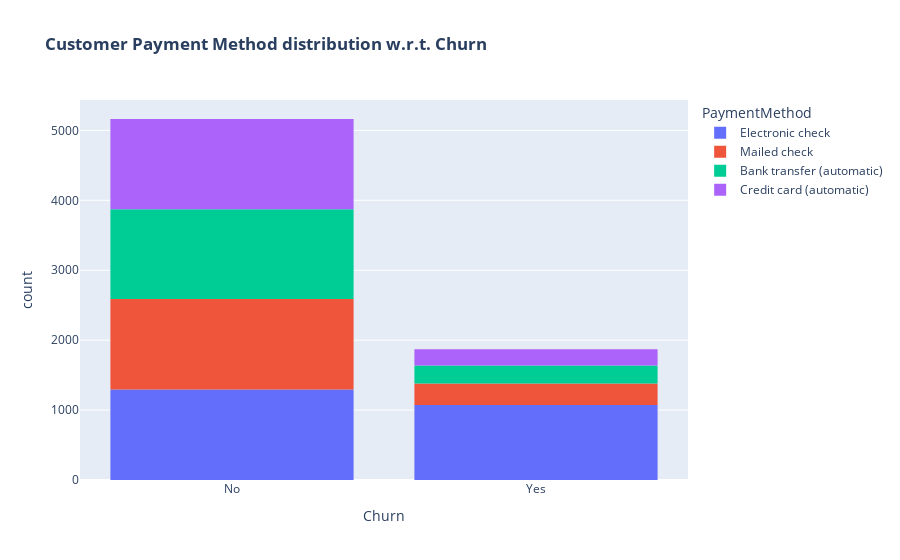

The notebook cell saved with this chart:
### Markdown cell above
About 75% of customer with Month-to-Month Contract opted to move out as compared to 13% of customers with One Year Contract and 3% with Two Year Contract

### Code cell
fig = px.histogram(churn, x="Churn", color="PaymentMethod", title="<b>Customer Payment Method distribution w.r.t. Churn</b>")
#fig.update_layout(width=700, height=500, bargap=0.1)
fig.show()

### Figure 1 — Plotly figure (JSON) as saved in the notebook; plotly's stock layout.template omitted (floating-point values rounded to 4 significant figures; data arrays with more than 128 entries replaced by an {"elided": "..."} marker saying what was removed)
{"data": [{"alignmentgroup": "True", "bingroup": "x", "hovertemplate": "PaymentMethod=Electronic check<br>Churn=%{x}<br>count=%{y}<extra></extra>", "legendgroup": "Electronic check", "marker": {"color": "#636efa", "pattern": {"shape": ""}}, "name": "Electronic check", "offsetgroup": "Electronic check", "orientation": "v", "showlegend": true, "type": "histogram", "x": {"elided": "2365 str values"}, "xaxis": "x", "yaxis": "y"}, {"alignmentgroup": "True", "bingroup": "x", "hovertemplate": "PaymentMethod=Mailed check<br>Churn=%{x}<br>count=%{y}<extra></extra>", "legendgroup": "Mailed check", "marker": {"color": "#EF553B", "pattern": {"shape": ""}}, "name": "Mailed check", "offsetgroup": "Mailed check", "orientation": "v", "showlegend": true, "type": "histogram", "x": {"elided": "1604 str values"}, "xaxis": "x", "yaxis": "y"}, {"alignmentgroup": "True", "bingroup": "x", "hovertemplate": "PaymentMethod=Bank transfer (automatic)<br>Churn=%{x}<br>count=%{y}<extra></extra>", "legendgroup": "Bank transfer (automatic)", "marker": {"color": "#00cc96", "pattern": {"shape": ""}}, "name": "Bank transfer (automatic)", "offsetgroup": "Bank transfer (automatic)", "orientation": "v", "showlegend": true, "type": "histogram", "x": {"elided": "1542 str values"}, "xaxis": "x", "yaxis": "y"}, {"alignmentgroup": "True", "bingroup": "x", "hovertemplate": "PaymentMethod=Credit card (automatic)<br>Churn=%{x}<br>count=%{y}<extra></extra>", "legendgroup": "Credit card (automatic)", "marker": {"color": "#ab63fa", "pattern": {"shape": ""}}, "name": "Credit card (automatic)", "offsetgroup": "Credit card (automatic)", "orientation": "v", "showlegend": true, "type": "histogram", "x": {"elided": "1521 str values"}, "xaxis": "x", "yaxis": "y"}], "layout": {"barmode": "relative", "legend": {"title": {"text": "PaymentMethod"}, "tracegroupgap": 0}, "title": {"text": "<b>Customer Payment Method distribution w.r.t. Churn</b>"}, "xaxis": {"anchor": "y", "domain": [0, 1], "title": {"text": "Churn"}}, "yaxis": {"anchor": "x", "domain": [0, 1], "title": {"text": "count"}}}}
